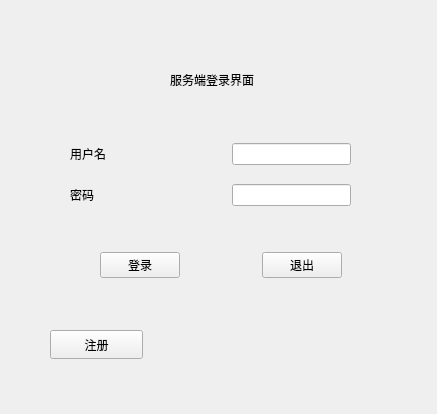
<?xml version="1.0" encoding="UTF-8"?>
<ui version="4.0">
 <class>Denglu_jiemian</class>
 <widget class="QWidget" name="Denglu_jiemian">
  <property name="geometry">
   <rect>
    <x>0</x>
    <y>0</y>
    <width>437</width>
    <height>414</height>
   </rect>
  </property>
  <property name="windowTitle">
   <string>Form</string>
  </property>
  <widget class="QPushButton" name="pushButton_3">
   <property name="geometry">
    <rect>
     <x>50</x>
     <y>330</y>
     <width>93</width>
     <height>29</height>
    </rect>
   </property>
   <property name="text">
    <string>注册</string>
   </property>
  </widget>
  <widget class="QLabel" name="label_3">
   <property name="geometry">
    <rect>
     <x>170</x>
     <y>70</y>
     <width>121</width>
     <height>20</height>
    </rect>
   </property>
   <property name="text">
    <string>服务端登录界面</string>
   </property>
  </widget>
  <widget class="QWidget" name="layoutWidget">
   <property name="geometry">
    <rect>
     <x>70</x>
     <y>130</y>
     <width>281</width>
     <height>91</height>
    </rect>
   </property>
   <layout class="QGridLayout" name="gridLayout">
    <item row="0" column="0">
     <widget class="QLabel" name="label">
      <property name="text">
       <string>用户名</string>
      </property>
     </widget>
    </item>
    <item row="0" column="1">
     <spacer name="horizontalSpacer">
      <property name="orientation">
       <enum>Qt::Horizontal</enum>
      </property>
      <property name="sizeHint" stdset="0">
       <size>
        <width>40</width>
        <height>20</height>
       </size>
      </property>
     </spacer>
    </item>
    <item row="0" column="2">
     <widget class="QLineEdit" name="user_name"/>
    </item>
    <item row="1" column="0">
     <widget class="QLabel" name="label_2">
      <property name="text">
       <string>密码</string>
      </property>
     </widget>
    </item>
    <item row="1" column="1">
     <spacer name="horizontalSpacer_2">
      <property name="orientation">
       <enum>Qt::Horizontal</enum>
      </property>
      <property name="sizeHint" stdset="0">
       <size>
        <width>40</width>
        <height>20</height>
       </size>
      </property>
     </spacer>
    </item>
    <item row="1" column="2">
     <widget class="QLineEdit" name="password"/>
    </item>
   </layout>
  </widget>
  <widget class="QWidget" name="layoutWidget">
   <property name="geometry">
    <rect>
     <x>100</x>
     <y>250</y>
     <width>242</width>
     <height>31</height>
    </rect>
   </property>
   <layout class="QHBoxLayout" name="horizontalLayout">
    <item>
     <widget class="QPushButton" name="login">
      <property name="text">
       <string>登录</string>
      </property>
     </widget>
    </item>
    <item>
     <spacer name="horizontalSpacer_3">
      <property name="orientation">
       <enum>Qt::Horizontal</enum>
      </property>
      <property name="sizeHint" stdset="0">
       <size>
        <width>40</width>
        <height>20</height>
       </size>
      </property>
     </spacer>
    </item>
    <item>
     <widget class="QPushButton" name="exit">
      <property name="text">
       <string>退出</string>
      </property>
     </widget>
    </item>
   </layout>
  </widget>
 </widget>
 <resources/>
 <connections/>
</ui>
